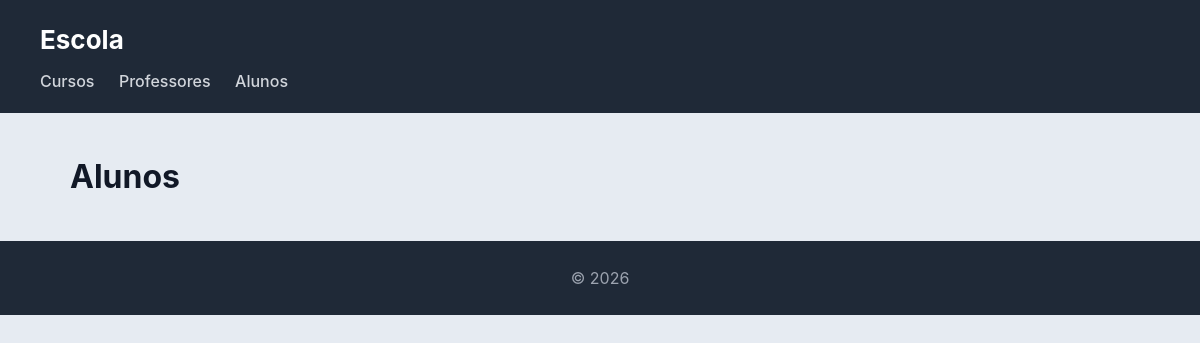
The page /escola/alunos/ on the database as committed earlier.
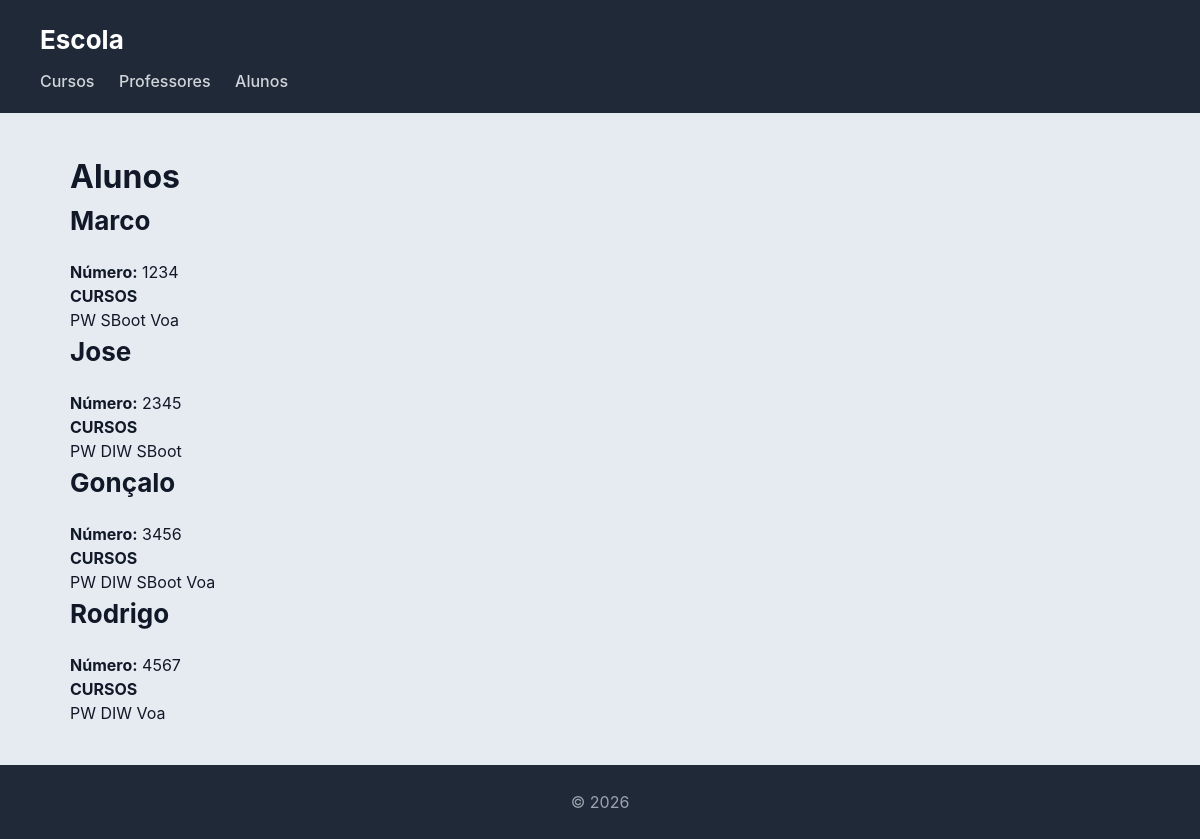
The same page on the database as committed later.
### escola/models.py (models this page shows, shortened)
class Aluno(models.Model):
    nome = models.CharField(max_length=100)
    numero = models.CharField(max_length=20, unique=True)

class Curso(models.Model):
    nome = models.CharField(max_length=100)
    imagem = models.ImageField(upload_to='media/cursos/')
    professor = models.ForeignKey(Professor, on_delete=models.CASCADE, related_name='cursos')
    alunos = models.ManyToManyField(Aluno, related_name='cursos')

### escola/views.py (the view)
# urls.py: path('alunos/', views.alunos_view, name="alunos"),
def alunos_view(request):
    alunos = Aluno.objects.prefetch_related('cursos').all()
    return render(request, 'escola/alunos.html', {'alunos': alunos})

### escola/templates/escola/alunos.html
{% extends 'escola/base.html' %}
{% block content %}
<h1>Alunos</h1>
{% for aluno in alunos %}
    <div class="card">
        <h2>{{ aluno.nome }}</h2>
        <p><strong>Número:</strong> {{ aluno.numero }}</p>
        <h4>CURSOS</h4>
        {% for curso in aluno.cursos.all %}
            <span class="tag">{{ curso.nome }}</span>
        {% empty %}
            <p>Sem cursos</p>
        {% endfor %}
    </div>
{% endfor %}
{% endblock %}

Rows that differ between the two databases and show on the page:
added Aluno: nome "Marco", numero "1234"
added Curso: nome "PW"
added Curso: nome "SBoot"
added Curso: nome "Voa"
added Aluno: nome "Jose", numero "2345"
added Curso: nome "DIW"
added Aluno: nome "Gonçalo", numero "3456"
added Aluno: nome "Rodrigo", numero "4567"
